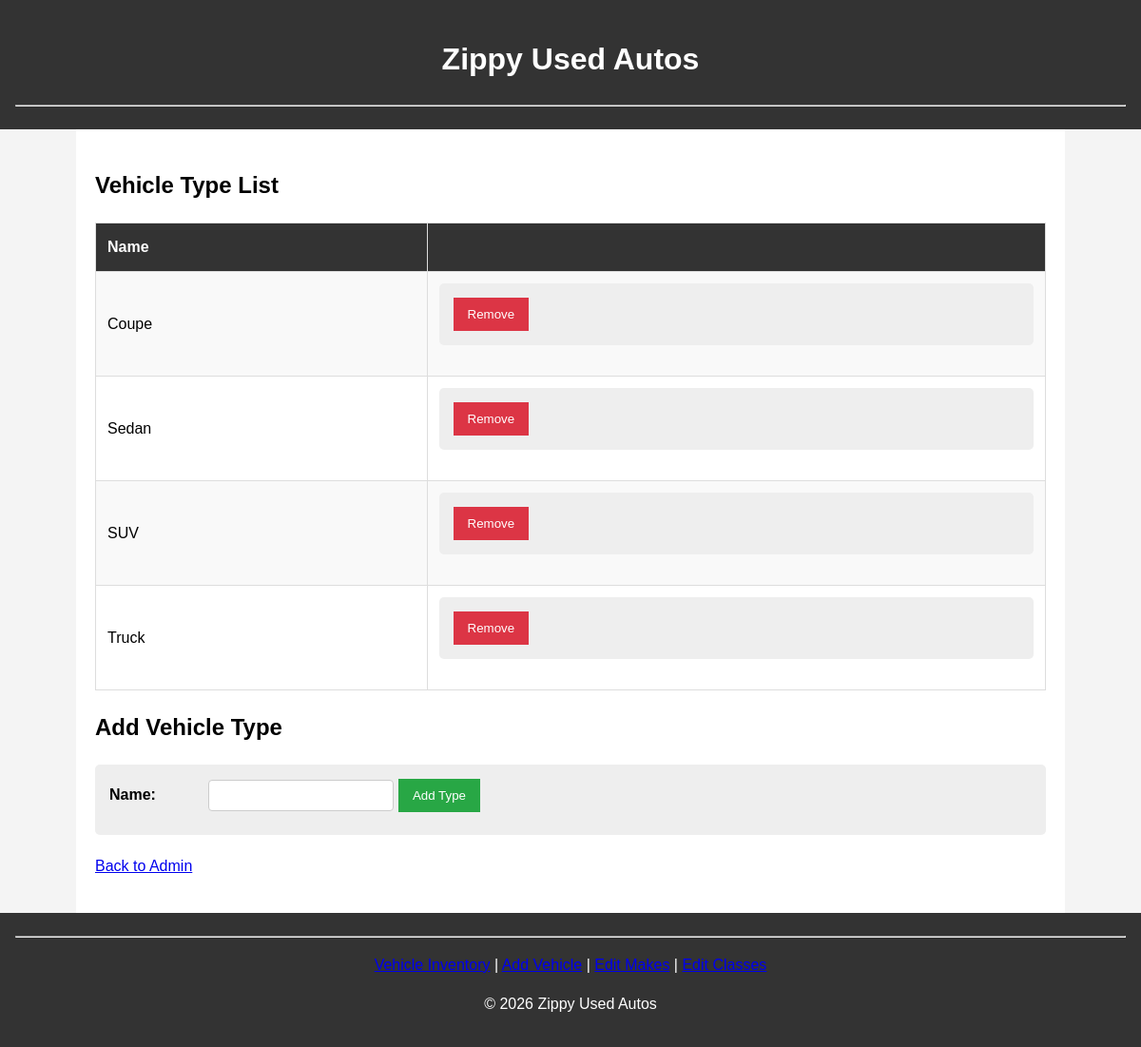
/admin/index.php?action=list_types, run on the app's committed database.
### tables this page shows
CREATE TABLE `types` (
  `type_id` int(11) NOT NULL,
  `type_name` varchar(50) NOT NULL
);

### model/types_db.php (called while the page is built, shortened)
<?php
function get_types() {
    global $db;
    $query = 'SELECT * FROM types ORDER BY type_name';
    $statement = $db->prepare($query);
    $statement->execute();
    $types = $statement->fetchAll();
    return $types;
}
?>

### view/type_list.php (the view, shortened to what this page needs)
<?php include 'header.php'; ?>
<main>
    <h2>Vehicle Type List</h2>
    <table>
        <tr><th>Name</th><th>&nbsp;</th></tr>
        <?php foreach ($types as $type) : ?>
        <tr>
            <td><?php echo $type['type_name']; ?></td>
            <td>
                <form action="index.php" method="post">
                    <button class="remove-button">Remove</button>
                </form>
            </td>
        </tr>
        <?php endforeach; ?>
    </table>
    <h2>Add Vehicle Type</h2>
    <form action="index.php" method="post">
        <label>Name:</label>
        <input type="text" name="type_name" required>
        <button type="submit">Add Type</button>
    </form>
    <p><a href="index.php">Back to Admin</a></p>
</main>
<?php include 'footer.php'; ?>

### css/main.css (style rules this page uses)
body { font-family: Arial, sans-serif; margin: 0; padding: 0; line-height: 1.6; background-color: #f4f4f4; }
main { padding: 20px; max-width: 1000px; margin: auto; background: #fff; min-height: 80vh; }
table { width: 100%; border-collapse: collapse; margin-bottom: 20px; }
table th, table td { padding: 12px; border: 1px solid #ddd; text-align: left; }
table th { background-color: #333; color: white; }
table tr:nth-child(even) { background-color: #f9f9f9; }
form { background: #eee; padding: 15px; border-radius: 5px; margin-bottom: 20px; }
label { display: inline-block; width: 100px; font-weight: bold; }
input[type="text"], input[type="number"], select { padding: 8px; margin-bottom: 10px; border: 1px solid #ccc; border-radius: 4px; }
button, .button { padding: 10px 15px; background: #28a745; color: white; border: none; cursor: pointer; text-decoration: none; }
.remove-button { background: #dc3545; }

### data on the page
types: type_name "Coupe"
types: type_name "Sedan"
types: type_name "SUV"
types: type_name "Truck"
